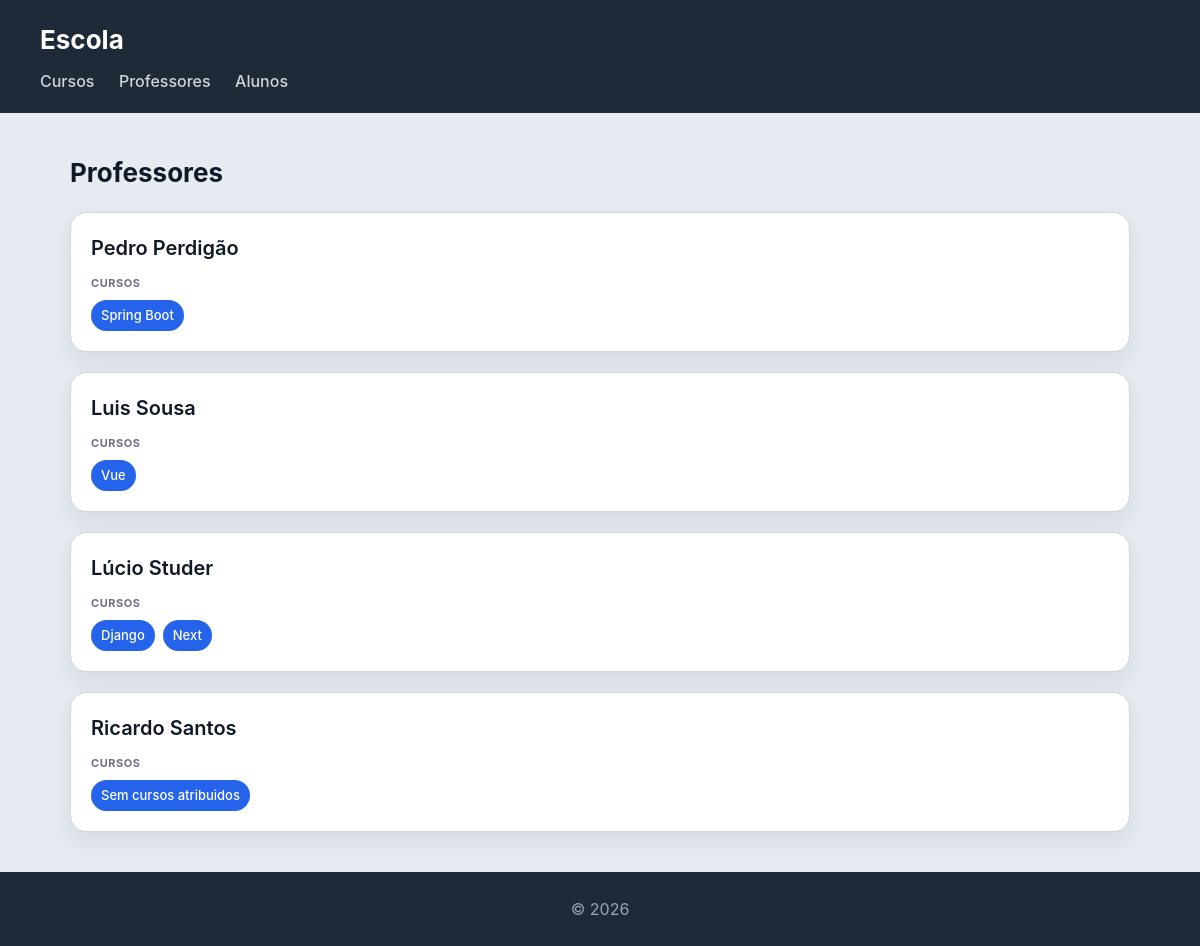
/escola/professores/, run on the app's committed database.
### escola/models.py (models this page shows, shortened)
class Professor(models.Model):
    nome = models.CharField(max_length=100)
    email = models.EmailField()

class Curso(models.Model):
    nome = models.CharField(max_length=100)
    imagem = models.ImageField(upload_to='cursos/')
    professor = models.ForeignKey(Professor, on_delete=models.CASCADE, related_name='cursos')
    alunos = models.ManyToManyField(Aluno, related_name='cursos')

### escola/views.py (the view)
# urls.py: path('professores/', views.professores_view, name="professores"),
def professores_view(request):
    professores = Professor.objects.prefetch_related('cursos').all()
    return render(request, 'escola/professores.html',{'professores': professores})

### escola/templates/escola/professores.html
{% extends "escola/base.html" %}
{% block content %}
<h2>Professores</h2>
<section>
    {% for professor in professores %}
    <article>
        <header>
            <h3>{{ professor.nome }}</h3>
        </header>
        <section>
            <h4>Cursos</h4>
            <ul>
                {% for curso in professor.cursos.all %}
                    <li>{{ curso.nome }}</li>
                {% empty %}
                    <li>Sem cursos atribuidos</li>
                {% endfor %}
            </ul>
        </section>
    </article>
    {% endfor %}
</section>
{% endblock %}

### escola/static/escola/styles.css (style rules this page uses)
* { box-sizing: border-box; margin: 0; padding: 0; }
body { font-family: "Inter", "Segoe UI", system-ui, -apple-system, sans-serif; background: #e6ebf2; color: #111827; line-height: 1.5; }
h2 { margin-bottom: 20px; font-size: 26px; }
section > article { background: white; padding: 20px; border-radius: 16px; border: 1px solid #d1d5db; box-shadow: 0 10px 25px rgba(0,0,0,0.08); transition: all 0.25s ease; margin-bottom: 20px; }
article > header { margin-bottom: 12px; }
article > header > h3 { font-size: 20px; font-weight: 600; margin-bottom: 4px; }
article > section { margin-top: 10px; }
article > section > h4 { font-size: 11px; text-transform: uppercase; color: #6b7280; margin-bottom: 8px; letter-spacing: 0.05em; }
article > section > ul { list-style: none; display: flex; flex-wrap: wrap; gap: 8px; }
article > section > ul > li { background: #2563eb; color: white; padding: 6px 10px; border-radius: 999px; font-size: 13px; font-weight: 500; }

### data on the page
Professor: nome "Pedro Perdigão"
Curso: nome "Spring Boot"
Professor: nome "Luis Sousa"
Curso: nome "Vue"
Professor: nome "Lúcio Studer"
Curso: nome "Django"
Curso: nome "Next"
Professor: nome "Ricardo Santos"
